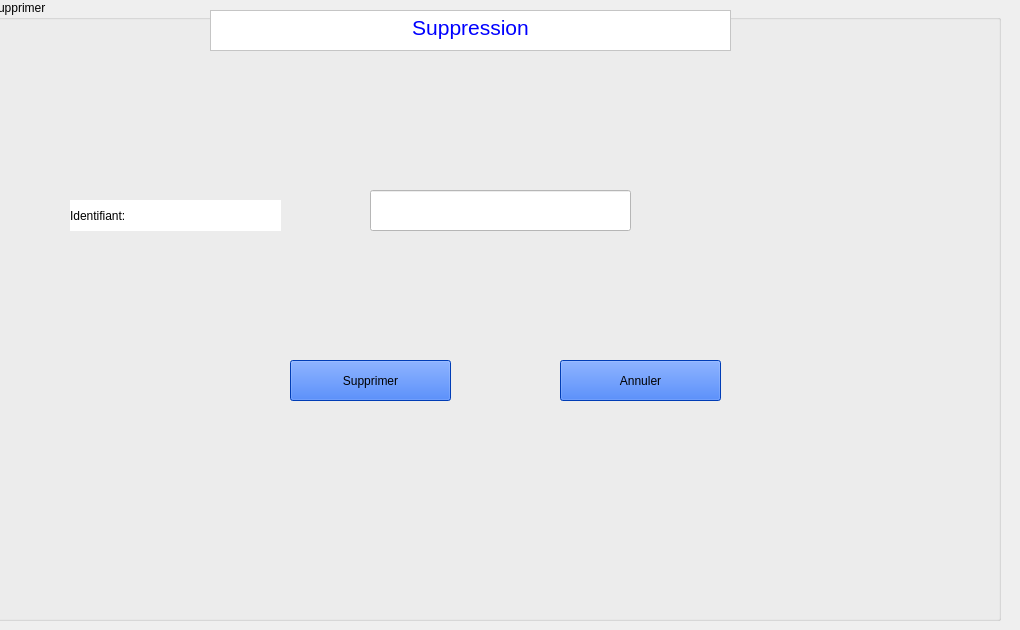
     <widget class="QWidget" name="tab_7">
      <attribute name="title">
       <string>Supprimer</string>
      </attribute>
      <widget class="QGroupBox" name="groupBox_3">
       <property name="geometry">
        <rect>
         <x>-10</x>
         <y>0</y>
         <width>1011</width>
         <height>621</height>
        </rect>
       </property>
       <property name="styleSheet">
        <string notr="true">background-image: url(:/fond.jpg);</string>
       </property>
       <property name="title">
        <string>Supprimer</string>
       </property>
       <widget class="QLabel" name="label_14">
        <property name="geometry">
         <rect>
          <x>80</x>
          <y>200</y>
          <width>211</width>
          <height>31</height>
         </rect>
        </property>
        <property name="styleSheet">
         <string notr="true">font: 75 8pt &quot;MS Shell Dlg 2&quot;;
background-color: rgb(255, 255, 255);
font: 14pt &quot;MS Shell Dlg 2&quot;;</string>
        </property>
        <property name="text">
         <string>Identifiant:</string>
        </property>
       </widget>
       <widget class="QLineEdit" name="le_id_supp">
        <property name="geometry">
         <rect>
          <x>380</x>
          <y>190</y>
          <width>261</width>
          <height>41</height>
         </rect>
        </property>
        <property name="styleSheet">
         <string notr="true">background-color: rgb(255, 255, 255);</string>
        </property>
       </widget>
       <widget class="QPushButton" name="B_supp">
        <property name="geometry">
         <rect>
          <x>300</x>
          <y>360</y>
          <width>161</width>
          <height>41</height>
         </rect>
        </property>
        <property name="styleSheet">
         <string notr="true">color: rgb(0, 85, 255);
background-color: rgb(0, 85, 255);
color: rgb(0, 0, 0);
font: 75 10pt &quot;MS Shell Dlg 2&quot;;</string>
        </property>
        <property name="text">
         <string>Supprimer</string>
        </property>
       </widget>
       <widget class="QPushButton" name="B_supprimer_annuler">
        <property name="geometry">
         <rect>
          <x>570</x>
          <y>360</y>
          <width>161</width>
          <height>41</height>
         </rect>
        </property>
        <property name="styleSheet">
         <string notr="true">color: rgb(0, 85, 255);
background-color: rgb(0, 85, 255);
color: rgb(0, 0, 0);
font: 75 10pt &quot;MS Shell Dlg 2&quot;;</string>
        </property>
        <property name="text">
         <string>Annuler</string>
        </property>
       </widget>
       <widget class="QTextBrowser" name="textBrowser_8">
        <property name="geometry">
         <rect>
          <x>220</x>
          <y>10</y>
          <width>521</width>
          <height>41</height>
         </rect>
        </property>
        <property name="styleSheet">
         <string notr="true">background-color: rgb(255, 255, 255);
color: rgb(0, 0, 255);</string>
        </property>
        <property name="html">
         <string>&lt;!DOCTYPE HTML PUBLIC &quot;-//W3C//DTD HTML 4.0//EN&quot; &quot;http://www.w3.org/TR/REC-html40/strict.dtd&quot;&gt;
&lt;html&gt;&lt;head&gt;&lt;meta name=&quot;qrichtext&quot; content=&quot;1&quot; /&gt;&lt;style type=&quot;text/css&quot;&gt;
p, li { white-space: pre-wrap; }
&lt;/style&gt;&lt;/head&gt;&lt;body style=&quot; font-family:'MS Shell Dlg 2'; font-size:9pt; font-weight:400; font-style:normal;&quot;&gt;
&lt;p align=&quot;center&quot; style=&quot; margin-top:0px; margin-bottom:0px; margin-left:0px; margin-right:0px; -qt-block-indent:0; text-indent:0px;&quot;&gt;&lt;span style=&quot; font-size:16pt;&quot;&gt;Suppression&lt;/span&gt;&lt;/p&gt;&lt;/body&gt;&lt;/html&gt;</string>
        </property>
       </widget>
       <zorder>label_14</zorder>
       <zorder>B_supp</zorder>
       <zorder>B_supprimer_annuler</zorder>
       <zorder>textBrowser_8</zorder>
       <zorder>le_id_supp</zorder>
      </widget>
     </widget>
